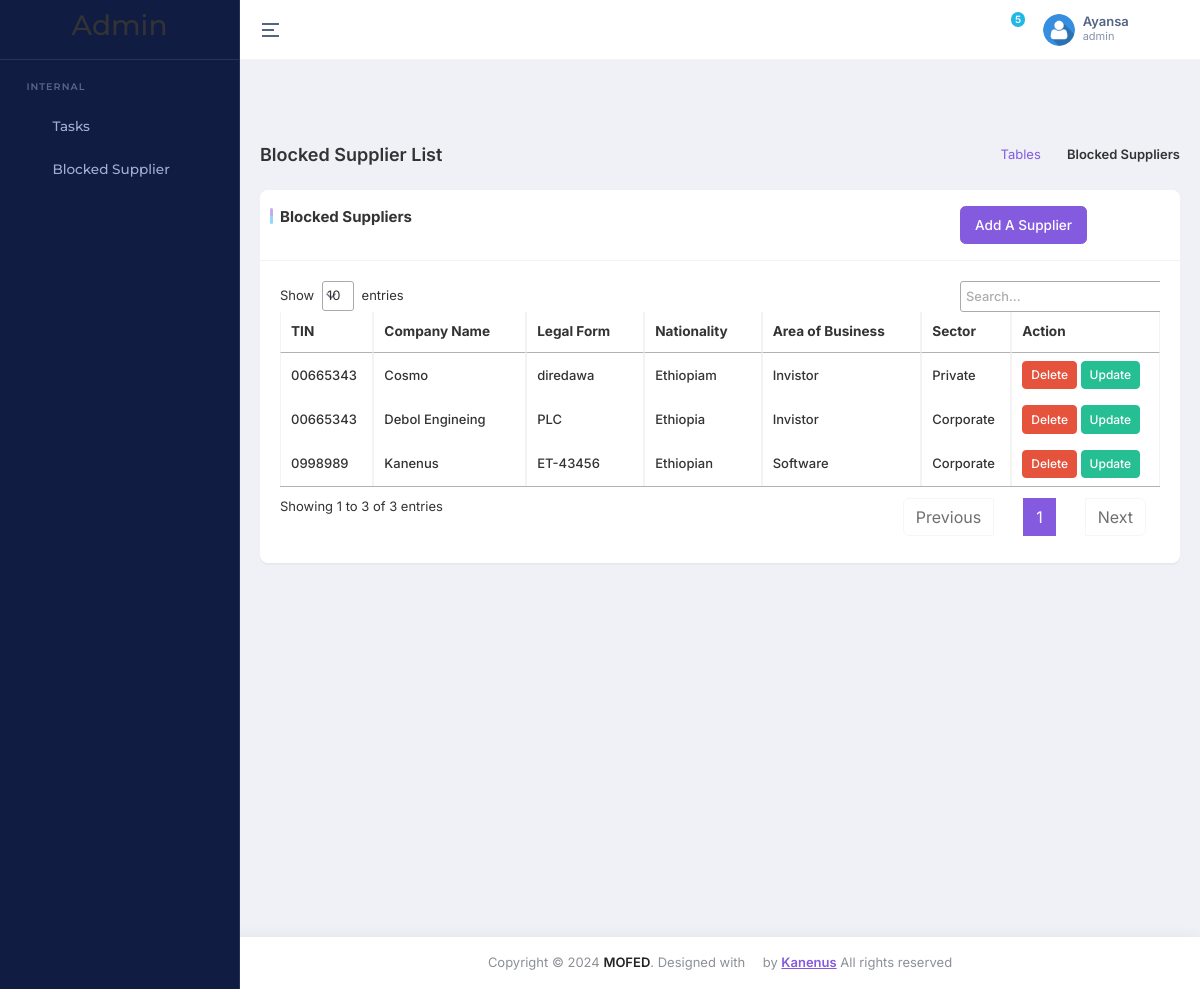
/suppliers/supplier_admin/view (signed in), run on the app's committed database.
### accounts/models.py (models this page shows)
class UserProfile(AbstractBaseUser, PermissionsMixin):
    email = models.EmailField(unique=True)
    first_name = models.CharField(('first name'), max_length=150, blank=True)
    last_name = models.CharField(('last name'), max_length=150, blank=True)
    role = models.CharField(max_length=20, choices=USER_ROLES, default='visitor')
    profile_pic = models.ImageField(upload_to='profile_pics/', null=True, blank=True)
    phonenumber = models.CharField(max_length=15, null=True, blank=True)
    groups = models.ManyToManyField(Group, blank=True, related_name='user_profiles')
    user_permissions = models.ManyToManyField(
        Permission, blank=True, related_name='user_profiles_permissions'
    )
    is_active = models.BooleanField(default=False)
    is_staff = models.BooleanField(default=False)
    is_superuser = models.BooleanField(default=False)
    status = models.CharField(max_length=100, choices=STATUS, default='Pending')
    created_date = models.DateTimeField(auto_now_add=True, editable=False)
    date_joined = models.DateTimeField(('date joined'), default=timezone.now)
    objects = MyUserManager()
    USERNAME_FIELD = 'email'
    REQUIRED_FIELDS = ['first_name', 'last_name'] # will appear at py manage.py createsuperuser thingy
    class Meta:
        ordering = ('-id',)

### suppliers/models.py (models this page shows, shortened)
class Supplier(models.Model):
    SECTOR_CHOICES = [
        ('Private', 'Private'),
        ('Corporate', 'Corporate'),
        ('Retail', 'Retail'),
        ('Merchant', 'Merchant'),
    ]
    tin = models.CharField(max_length=20)
    company_name = models.CharField(max_length=100)
    legal_form = models.CharField(max_length=100)
    nationality = models.CharField(max_length=100)
    area_of_business = models.CharField(max_length=100)
    sector = models.CharField(max_length=100, choices=SECTOR_CHOICES)

### suppliers/views.py (the view)
# urls.py: path('supplier_admin/view', views.view_supplier_admin, name='supp_admin_view'),
def view_supplier_admin(request):
    suppliers = Supplier.objects.all()
    return render(request, 'view_supplier.html', {'suppliers': suppliers})

### core/context_processors.py (called while the page is built)
def recent_news_mega(request):
    recent_news = NewsArticle.objects.order_by('-created_at')
    recent_news  = recent_news[:4] if recent_news else recent_news
    return {'recent_news_mega':recent_news}

def stgs(request):
    contact_info = ContactInfo.objects.first()
    quick_links = QuickLink.objects.all()
    pages = Pages.objects.first()
    return {
        'contact_info': contact_info,  # Include footer data in context
        'quick_links': quick_links,  # Include footer data in context
        'stg':Settings.objects.first(),
        'pages': pages
    }

### suppliers/templates/view_supplier.html (shortened to what this page needs)
{% extends 'base_new_admin.html' %}
{% load static %}
{% block main %}
<link rel="stylesheet" type="text/css" href="https://cdn.datatables.net/1.11.10/css/jquery.dataTables.css">
<div class="main-content app-content">
    <div class="container-fluid">
        <div class="d-md-flex d-block align-items-center justify-content-between my-4 page-header-breadcrumb">
            <h1 class="page-title fw-semibold fs-18 mb-0">Blocked Supplier List</h1>
            <div class="ms-md-1 ms-0">
                <nav>
                    <ol class="breadcrumb mb-0">
                        <li class="breadcrumb-item"><a href="javascript:void(0);">Tables</a></li>
                        <li class="breadcrumb-item active" aria-current="page">Blocked Suppliers</li>
                    </ol>
                </nav>
            </div>
        </div>
        <div class="row">
            <div class="col-xl-12">
                <div class="card custom-card">
                    <div class="card-header">
                        <div class="col-lg-11">
                            <div class="card-title">
                                Blocked Suppliers
                                <a href="{% url 'supplier_add' %}" class="btn btn-primary float-end"> Add a Supplier </a>
                            </div>
                        </div>
                    </div>
                    <div class="card-body">
                        <div class="table-responsive">
                            <table id="datatable-basic" class="table table-bordered text-nowrap w-100 datatable">
                                <thead>
                                    <tr>
                                        <th>TIN</th>
                                        <th>Company Name</th>
                                        <th>Legal Form</th>
                                        <th>Nationality</th>
                                        <th>Area of Business</th>
                                        <th>Sector</th>
                                        <th>Action</th>
                                    </tr>
                                </thead>
                                <tbody>
                                    {% for supplier in suppliers %}
                                    <tr>
                                        <td>{{ supplier.tin }}</td>
                                        <td>{{ supplier.company_name }}</td>
                                        <td>{{ supplier.legal_form }}</td>
                                        <td>{{ supplier.nationality }}</td>
                                        <td>{{ supplier.area_of_business }}</td>
                                        <td>{{ supplier.sector }}</td>
                                        <td>
                                            <button class="btn btn-danger btn-sm" onclick="confirmDelete('{{ supplier.id }}')">Delete</button>
                                            <a href="{% url 'update_supplier' supplier_id=supplier.id %}" class="btn btn-success btn-sm">Update</a>
                                        </td>
                                    </tr>
                                    {% endfor %}
                                </tbody>
                            </table>
                        </div>
                    </div>
                </div>
            </div>
        </div>
    </div>
</div>
{% endblock %}

### task_manager/templates/base_new_admin.html (shortened to what this page needs)
{% load static %}
{% load menu_tags %}
{% load static cms_tags sekizai_tags  %}
<!DOCTYPE html>
<html lang="en" dir="ltr" data-nav-layout="vertical" data-theme-mode="light" data-header-styles="light" data-menu-styles="dark" data-toggled="close">
<head>
    <link id="style" href="{% static 'dashboard/libs/bootstrap/css/bootstrap.min.css' %}" rel="stylesheet" >
    <link href="{% static 'dashboard/css/styles.min.css' %}" rel="stylesheet" >
    <link href="{% static 'dashboard/css/icons.css' %}" rel="stylesheet" >
    <link href="{% static 'dashboard/libs/node-waves/waves.min.css' %}" rel="stylesheet" >
    <link href="{% static 'dashboard/libs/simplebar/simplebar.min.css' %}" rel="stylesheet" >
    <link rel="stylesheet" href="{% static 'dashboard/libs/flatpickr/flatpickr.min.css' %}">
    <link rel="stylesheet" href="{% static 'dashboard/libs/@simonwep/pickr/themes/nano.min.css' %}">
    <link rel="stylesheet" href="{% static 'dashboard/libs/jsvectormap/css/jsvectormap.min.css' %}">
    <link rel="stylesheet" href="{% static 'dashboard/libs/swiper/swiper-bundle.min.css' %}">
    <link rel="stylesheet" href="{% static 'dashboard/libs/choices.js/public/assets/styles/choices.min.css' %}">
</head>
<body>
    <div class="page">
        <header class="app-header" style="position: relative;">
            <div class="main-header-container container-fluid">
                <div class="header-content-left">
                    <div class="header-element">
                        <a aria-label="Hide Sidebar" class="sidemenu-toggle header-link animated-arrow hor-toggle horizontal-navtoggle" data-bs-toggle="sidebar" href="javascript:void(0);"><span></span></a>
                    </div>
                </div>
                <div class="header-content-right">
                    <div class="header-element header-theme-mode">
                        <a href="javascript:void(0);" class="header-link layout-setting">
                            <span class="light-layout">
                            <i class="bx bx-moon header-link-icon"></i>
                            </span>
                        </a>
                    </div>
                    <div class="header-element notifications-dropdown">
                        <a href="javascript:void(0);" class="header-link dropdown-toggle" data-bs-toggle="dropdown" data-bs-auto-close="outside" id="messageDropdown" aria-expanded="false">
                            <i class="bx bx-bell header-link-icon"></i>
                            <span class="badge bg-secondary rounded-pill header-icon-badge pulse pulse-secondary" id="notification-icon-badge">5</span>
                        </a>
                    </div>
                    <div class="header-element">
                        <a href="javascript:void(0);" class="header-link dropdown-toggle" id="mainHeaderProfile" data-bs-toggle="dropdown" data-bs-auto-close="outside" aria-expanded="false">
                            <div class="d-flex align-items-center">
                                <div class="me-sm-2 me-0">
                                    {% if user.profile_pic %}
                                    <img src="{{ user.profile_pic.url }}"  alt="img" width="32" height="32" class="rounded-circle">
                                    {% else %}
                                    <img src="{% static 'front/imgs/team/user.png' %}"  alt="img" width="32" height="32" class="rounded-circle">
                                    {% endif %}
                                </div>
                                <div class="d-sm-block d-none">
                                    <p class="fw-semibold mb-0 lh-1">{{user.first_name}}</p>
                                    <span class="op-7 fw-normal d-block fs-11">{{user.role}}</span>
                                </div>
                            </div>
                        </a>
                    </div>
                    <div class="header-element">
                        <a href="javascript:void(0);" class="header-link switcher-icon" data-bs-toggle="offcanvas" data-bs-target="#switcher-canvas">
                            <i class="bx bx-cog header-link-icon"></i>
                        </a>
                    </div>
                </div>
            </div>
        </header>
        <aside class="app-sidebar sticky" id="sidebar">
            <div class="main-sidebar-header">
                <a href="" class="header-logo">
                    <h3>Admin </h3>
                </a>
            </div>
            <div class="main-sidebar" id="sidebar-scroll">
                <nav class="main-menu-container nav nav-pills flex-column sub-open">
                    <ul class="main-menu">
                        <li class="slide__category"><span class="category-name">Internal</span></li>
                        <li class="slide has-sub">
                            <a href="javascript:void(0);" class="side-menu__item">
                                <i class="bx bx-task side-menu__icon"></i>
                                <span class="side-menu__label">Tasks</span>
                                <i class="fe fe-chevron-right side-menu__angle"></i>
                            </a>
                        </li>
                        <li class="slide">
                            <a href="{% url 'supplier_list' %}" class="side-menu__item">
                                <i class="bx bx-block side-menu__icon"></i>
                                <span class="side-menu__label">Blocked Supplier</span>
                            </a>
                        </li>
                    </ul>
                </nav>
            </div>
        </aside>
        {% block main%}{% endblock %}
        <footer class="footer mt-auto py-3 bg-white text-center">
            <div class="container">
                <span class="text-muted"> Copyright © <span id="year"></span> <a
                        href="javascript:void(0);" class="text-dark fw-semibold">MOFED</a>.
                    Designed with <span class="bi bi-heart-fill text-danger"></span> by <a href="javascript:void(0);">
                        <span class="fw-semibold text-primary text-decoration-underline">Kanenus</span>
                    </a> All
                    rights
                    reserved
                </span>
            </div>
        </footer>
    </div>
</body>
</html>

### data on the page
UserProfile: first_name "Ayansa", role "admin"
Supplier: tin "00665343", company_name "Cosmo", legal_form "diredawa", nationality "Ethiopiam", area_of_business "Invistor", sector "Private"
Supplier: tin "00665343", company_name "Debol Engineing", legal_form "PLC", nationality "Ethiopia", area_of_business "Invistor", sector "Corporate"
Supplier: tin "0998989", company_name "Kanenus", legal_form "ET-43456", nationality "Ethiopian", area_of_business "Software", sector "Corporate"
